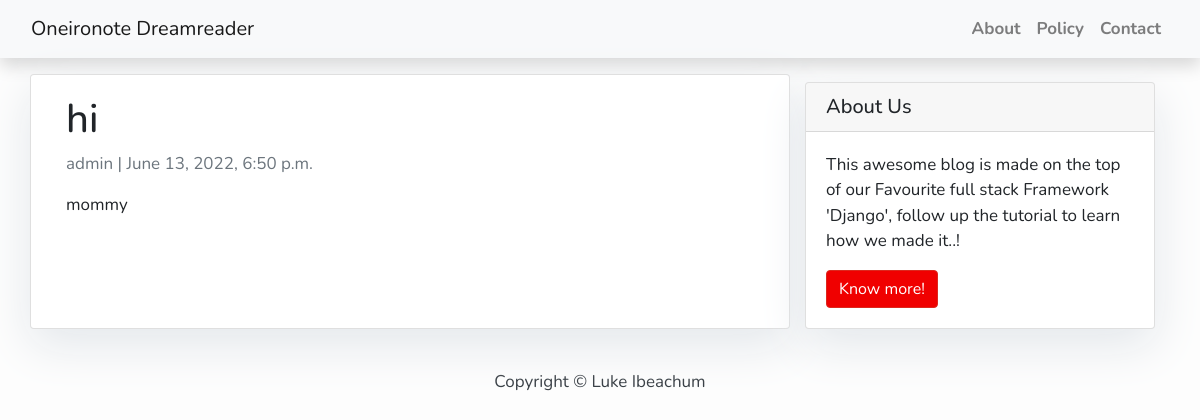
The page /hi/ on the database its author committed.
### dreamreader/models.py (models this page shows, shortened)
class Post(models.Model):
    title = models.CharField(max_length=200, unique=True)
    slug = models.SlugField(max_length=200, unique=True)
    author = models.ForeignKey(User, on_delete= models.CASCADE, related_name='dream_posts')
    updated_on = models.DateTimeField(auto_now=True)
    content = models.TextField()
    created_on = models.DateTimeField(auto_now_add=True)
    status = models.IntegerField(choices=STATUS, default=0)
    class Meta:
        ordering = ['-created_on']

### dreamreader/views.py (the view)
# urls.py: path('<slug:slug>/', PostDetail.as_view(), name ='post_detail'),
class PostDetail(generic.DetailView):
    model = Post
    template_name = 'post_detail.html'

### templates/post_detail.html
{% extends 'base.html' %} {% block content %}
<div class="container">
  <div class="row">
    <div class="col-md-8 card mb-4  mt-3 left  top">
      <div class="card-body">
        <h1>{% block title %} {{ object.title }} {% endblock title %}</h1>
        <p class=" text-muted">{{ post.author }} | {{ post.created_on }}</p>
        <p class="card-text ">{{ object.content | safe }}</p>
      </div>
    </div>
    {% block sidebar %} {% include 'sidebar.html' %} {% endblock sidebar %}
  </div>
</div>
{% endblock content %}

### static/style.css (style rules this page uses)
body { font-family: "Roboto", sans-serif; font-size: 18px; background-color: #fdfdfd; }
.card { box-shadow: 0 16px 48px #E3E7EB; }

### templates/base.html (style rules this page uses)
body { font-family: "Nunito", sans-serif; font-size: 17px; background-color: #fdfdfd; }

### rows shown on the page
Post: title "hi", author "admin", created_on "June 13, 2022, 6:50 p.m.", content "mommy"
